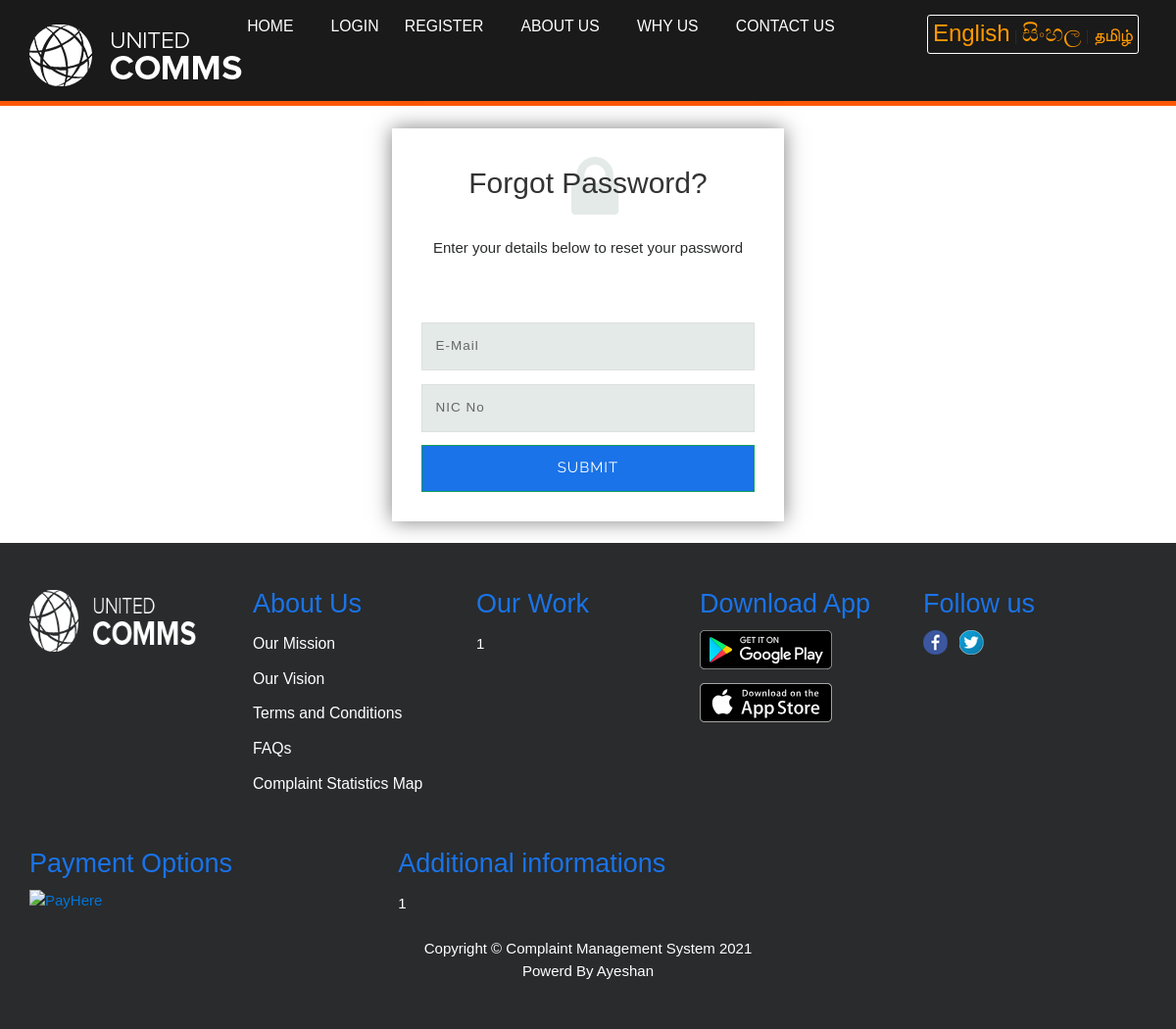
The app's page /users/forgot_password.php with its own data.
### tables this page shows
CREATE TABLE `genaralsetting` (
  `id` int(11) NOT NULL,
  `setting_name` varchar(250) NOT NULL,
  `setting_description` varchar(999) NOT NULL
);

CREATE TABLE `footerlink` (
  `id` int(11) NOT NULL,
  `name` varchar(255) NOT NULL,
  `link` varchar(255) NOT NULL
);

### users/lang.en.php (called while the page is built, shortened)
<?php
$language["Dashboard"] = "Dashboard";
$language["CMP_Not_pro"] = "Not Process Complaints";
$language["CMP_In_Pro"] = "In Process Complaints";
$language["CMP_CLosed"] = "Closed Complaint";
$language["Full_detail"] = "Full Detail";
$language['Profile_info'] = 'Profile info';
$language["s_Profile"] = " 's Profile";
$language["Last_Updated_at"] = "Last Updated at : ";
$language["Full_Name"] = "Full Name";
$language["User_Email"] = "E-Mail";
$language["nic"] = "NIC No";
$language["Contact"] = "Contact No";
$language["Address"] = "Address";
$language["Province"] = "Province";
$language["District"] = "District";
$language["City"] = "City";
$language["Grama"] = "Grama";
$language["Reg_Datea"] = "Reg Date";
$language["Zipcode"] = "Zip Code";
$language["User_Photo"] = "User Photo";
$language["New_Photo"] = "Upload New Photo";
$language["Change_Photo"] = "Change Photo";
$language["Basic_info"] = "Basic Info";
$language["Gender"] = "Gender";
$language["Birthday"] = "Birth Day";
$language["Submit"] = "Submit";
$language["logout"] = "Log Out";
$language["SelectCategory"] = "Select Category";
$language["SelectSub_Category"] = "Select Subcategory";
$language["SelectProvince"] = "Select Province";
$language["SelectDistrict"] = "Select District";
$language["SelectCity"] = "Select City";
$language["SelectComplaint_Type"] = "Select Complaint Type";
$language["Category"] = "Category";
$language["Sub_Category"] = "Sub Category";
$language["Complaint_Type"] = "Complaint Type";
$language["Nature_of_Complaint"] = "Nature of Complaint";
$language["Complaint_Details"] = "Complaint Details (max 2000 words)";
$language["Complaint_Detail"] = "Complaint Detail";
$language["finalstatus"] = "Final Status";
$language["ComplaintDoc"] = "Complaint Related Doc(if any)";
$language["ComplaintDocs"] = "Complaint Related Document";
$language["Register_Complaint"] = "Register Complaint";
$language["cmpsave"] = "Save Complaint";
$language["save"] = "Save Changes";
$language["cancel"] = "Cancel";
$language["recaptcha"] = "Click Here";
$language["Change_Password"] = "Change Password";
$language["UserChangePassword"] = "User Change Password";
$language["Current_Password"] = "Current Password";
$language["New_Password"] = "New Password";
$language["Confirm_Password"] = "Confirm Password";
$language["Complaint_History"] = "Your Complaint History";
$language["Complaint_Number"] = "Complaint Number";
$language["Complaint_type"] = "Complaint Type";
$language["Reg_Date"] = "Reg Date";
$language["last_Updation_date"] = "last Updation date";
$language["Status"] = "Status";
$language["Action"] = "Action";
$language["inProcess"] = "In Process";
?>

### users/forgot_password.php (the view, shortened to what this page needs)
<?php
include("../config/config.php");
switch($_SESSION['lang']){
case 0:
include("lang.en.php");
break;
}
?>
<!DOCTYPE html>
<html>
<head>
	<link href="css/style_login.css" rel="stylesheet" type="text/css" media="all" />
	<link href="css/font-awesome_login.css" rel="stylesheet">
	<link href="../vendor/bootstrap/css/bootstrap.min.css" rel="stylesheet">
    <link href="../vendor/font-awesome/css/font-awesome.min.css" rel="stylesheet" type="text/css">
    <link href="../css/modern-business.css" rel="stylesheet">
    <link href="../css/style_footer.css" rel="stylesheet" type="text/css">
    <link href="../css/header_bootstrap.css" rel='stylesheet' type='text/css' />
    <link href="../css/header_style.css" rel="stylesheet" type="text/css" media="all" />
</head>
<body>
	<?php include('../includes/header_second.php');?>
<br>
		<div class="main-w3lsrow">
			<div class="login-form login-form-left">
				<div class="agile-row">
					<div class="head">
						<h2><?php echo $language["Forg_Password"]; ?></h2>
						<span class="fa fa-lock"></span>
					</div>
					<span><?php echo $language["forgot_details"]; ?></span>
					<p style="padding-left:4%; padding-top:2%;  color:red">
		        	<?php if($errormsg){
echo htmlentities($errormsg);
		        		}?></p>
		        		<p style="padding-left:4%; padding-top:2%;  color:green">
		        	<?php if($msg){
echo htmlentities($msg);
		        		}?></p>
					<div class="login-agileits-top">
						<form  name="login" method="post">
							<input type="email" class="name" name="email" Placeholder="<?php echo $language["User_Email"]; ?>" required=""/>
							<input type="text" class="name" name="nic"  Placeholder="<?php echo $language["nic"]; ?>" required=""/>
							<button class="btn btn-theme btn-block" name="submit" type="submit"><?php echo $language["Submit"]; ?></button>
						</form>
					</div>
				</div>
			</div>
		</div>
		<br>
	<?php include('../includes/footer_login_register.php');?>
</body>
</html>

### includes/header_second.php (shortened to what this page needs)
    <div class="header">
        <div class="container">
            <div class="logo">
                <?php $query=mysqli_query($con,"select setting_description from genaralsetting where id=4");
                while($row=mysqli_fetch_array($query))
                {
                ?>
                <?php $logophoto=$row['setting_description'];
                if($logophoto==""):
                ?>
                <a href="index.php"><img src="/..images/logo/logo.png" class="img-responsive" alt="" width="217" height="63" /></a>
                <?php else:?>
                    <a href="../index.php"><img src="../images/logo/<?php echo htmlentities($logophoto);?>" class="img-responsive" alt="" width="217" height="63"/></a>
                <?php endif;?><?php } ?>
            </div>
            <div class="header-right">
                 <selection style="
float: right;
    margin-right: 8px;
    border: 1px solid #fff;
    border-radius: 3px;
    padding-top: 0px;
    padding-bottom: 2px;
    padding-right: 5px;
    padding-left: 5px;
    text-align: auto;
">
<a href="?lang=en"  <?php if($lang == 'en'){?> style="color:#ff9900;" <?php } ?>><font size="5px" style="color:#ff9900;">English</font></a>&nbsp;|
<a href="?lang=si"  <?php if($lang == 'si'){?> style="color:#ff9900;" <?php } ?>><font size="5px" style="color:#ff9900;">සිංහල</font></a>&nbsp;|
<a href="?lang=ta"  <?php if($lang == 'ta'){?> style="color:#ff9900;" <?php } ?>><font size="4px" style="color:#ff9900;">தமிழ்</font></a></div></selection>
                <div class="top-menu">
                    <ul>
                        <li><a href="../index.php"><?php echo $language["home"];?></a></li>
                        <li><a href="index.php"><?php echo $language["login"]; ?></a></li>
                        <li><a href="registration.php"><?php echo $language["register"]; ?></a></li>
                        <li><a href="../page.php?type=aboutus"><?php echo $language["aboutus"]; ?></a></li>
                        <li><a href="../page.php?type=whyus"><?php echo $language["whyus"]; ?></a></li>
                        <li><a href="../contact.php"><?php echo $language["contactus"]; ?></a></li>
                    </ul>
                </div>
            </div>
            <div class="clearfix"></div>
        </div>

### includes/footer_login_register.php (shortened to what this page needs)
<footer class="py-5 bg-inverse">
      <div class="container">
          <div class="ftr-grid-main">
          	<?php $query=mysqli_query($con,"select setting_description from genaralsetting where id=4");
              while($row=mysqli_fetch_array($query))
              {
              ?>
		<div class="footer-grid">
			<ul>
				<li>
	                <?php $logophoto=$row['setting_description'];
	                if($logophoto==""):
	                ?>
              				<a href="index.php"><img src="../images/logo/logo.png" class="img-responsive" alt="" width="170" height="63" /></a>
              			<?php else:?>
                  			<a href="index.php"><img src="../images/logo/<?php echo htmlentities($logophoto);?>" class="img-responsive" alt="" width="170" height="63"/></a>
              			<?php endif;?><?php } ?>
              		</li>
			</ul>
		</div>
		<div class="footer-grid">
			<h3><?php echo $language["aboutus"]; ?></h3>
			<ul>
				<li><a href="../page.php?type=mission"><?php echo $language["mission"]; ?></a></li>
				<li><a href="../page.php?type=vision"><?php echo $language["vision"]; ?></a></li>
				<li><a href="../page.php?type=terms"><?php echo $language["terms"]; ?></a></li>
				<li><a href="../page.php?type=faqs"><?php echo $language["faqs"]; ?></a></li>
				<li><a href="../map"><?php echo $language["cmpcount"]; ?></a></li>
			</ul>
		</div>
		<div class="footer-grid">
			<h3><?php echo $language["ourwork2"]; ?></h3>
			<p><?php echo $language["ourwork"]; ?></p>
		</div>
		<div class="footer-grid">
		<?php $query=mysqli_query($con,"SELECT * from footerlink where id=1");
        while($row=mysqli_fetch_array($query))
        {
        	$app = $row['link'];
        	$empty= "#";
        ?>
				<?php
				if($app==$empty)
	        	{?>
	        	<?php }
                      else {?>
                      	<h3><?php echo $language["downloadapp"]; ?></h3>
					<ul class="downloadapp-icon">
	        		<li><a href="<?php echo $app;?>" class="android"> </a></li>
				<?php } ?>
                      <?php }?>
                      <?php $query=mysqli_query($con,"SELECT * from footerlink where id=6");
        while($row=mysqli_fetch_array($query))
        {
        	$apple = $row['link'];
        	$empty= "#";
        ?>
				<?php
				if($apple==$empty)
	        	{?>
	        	<?php }
	        	else {?>
					<ul class="downloadappapple-icon">
	        		<li><a href="<?php echo $apple;?>" target="_blank" class="apple"> </a></li>
				<?php } ?>
                      <?php }?>
			</ul>
		</div>
		<div class="footer-grid">
		<?php $query=mysqli_query($con,"SELECT * from footerlink where id=2");
        while($row=mysqli_fetch_array($query))
        {
        	$fb = $row['link'];
        	$empty= "#";
        ?>
        <?php
				if($fb==$empty)
	        	{?>
	        	<?php }
                      else {?>
                      	<h3><?php echo $language["followus"]; ?></h3>
					<ul class="social-icon">
					<li><a href="<?php echo $fb;?>" class="fb"> </a></li>
				<?php } ?>
                      <?php }?>
			<?php $query=mysqli_query($con,"SELECT * from footerlink where id=3");
        while($row=mysqli_fetch_array($query))
        {
        	$twiter = $row['link'];
        	$empty= "#";
        ?>
        <?php
				if($twiter==$empty)
	        	{?>
	        	<?php }
                      else {?>
					<li><a href="<?php echo $twiter;?>" class="tw"> </a></li>
				<?php } ?>
                      <?php }?>
			</ul>
		</div>
    </div>
    <div class="ftr-bottom">
    	<div class="ftr-bottom-grid">
    		<h3><?php echo $language["payoption"]; ?></h3>
			<ul>
			   <a href="https://www.payhere.lk" target="_blank"><img src="https://www.payhere.lk/downloads/images/payhere_short_banner.png" alt="PayHere" width="250"/></a>
			</ul>
    	</div>
    	<div class="ftr-bottom-grid">
    		<h3><?php echo $language["addiinfo2"]; ?></h3>
			<p><?php echo $language["addiinfo"]; ?></p>
    	</div>
    	<div>
    		<br>
    		<?php
    		$query=mysqli_query($con,"SELECT setting_description FROM genaralsetting where id=3");
                   while($row=mysqli_fetch_array($query))
                   {
				$currentyear = date( 'Y', time () );
    		?>
    		<?php $query=mysqli_query($con,"SELECT * from footerlink where id=4");
            while($row=mysqli_fetch_array($query))
            {
            	$copyright = $row['name'];
            ?>
            <?php
            if(empty($copyright))
            {?>
	        <?php }
                  else {?>
    			<p class="m-0 text-center text-white">Copyright &copy; <a href="<?php echo htmlentities($row['link']);?>" style="color: white"><?php echo htmlentities($row['name']);?></a> <?php echo $currentyear;?></p>
    		<?php } ?>
    		<?php $query=mysqli_query($con,"SELECT * from footerlink where id=5");
            while($row=mysqli_fetch_array($query))
            {
            	$made = $row['name'];
            ?>
            <?php
            if(empty($made))
            {?>
	        <?php }
                  else {?>
    			<p class="m-0 text-center text-white"><a href="<?php echo htmlentities($row['link']);?>" style="color: white"><?php echo ($row['name']);?></p></a>
    		<?php } ?>
    	</div><?php } ?><?php } ?><?php } ?>
    </div>
</div>
  </footer>

### users/css/style_login.css (style rules this page uses)
ol,ul { list-style:none;margin:0px;padding:0px; }
a { text-decoration:none; }
body { background: url(../images/bg2.jpg)repeat 0px 0px; background-attachment: fixed; -webkit-background-size: cover; -moz-background-size: cover; background-size: cover; font-family: 'Raleway', sans-serif; }
h1,h2,h3,h4,h5 { font-family: 'Raleway', sans-serif; }
.head { position: relative; z-index: 1; }
.login-form h2 { font-size: 2em; color: #333; text-align: center; margin-bottom: 1.5em; line-height: 0.7em; letter-spacing: 0px; }
span.fa.fa-lock { position: absolute; font-size: 75px; color: #e4eae7; left: 45%; top: -100%; z-index: -1; }
.main-w3lsrow { margin: 0 auto; background: #fff; max-width: 400px; padding: 3em 2em 2em; text-align: center; -webkit-box-shadow: 0px 0px 20px 0px rgba(0, 0, 0, 0.5); -moz-box-shadow: 0px 0px 20px 0px rgba(0, 0, 0, 0.5); box-shadow: 0px 0px 20px 0px rgba(0, 0, 0, 0.5); }
.login-form input[type="text"], .login-form input[type="password"], .login-form input[type="email"], .login-form select[name="province"] { outline: none; font-size: .9em; letter-spacing: 1px; color: #666; padding: 1em 1em; margin: 0; width: 100%; box-sizing: border-box; margin-bottom: 1em; -webkit-appearance: none; display: block; border: 1px solid #dde0df; background: #e4eae7; }
.login-form p { font-size: 0.9em; color: #fff; margin: 1.5em 0 .8em; font-weight: 200; letter-spacing: 2px; text-align: center; }
.login-form button[type="submit"] { font-size: 1em; color: #ffffff; background: #1a73e8; border: 1px solid #0f9d58; outline: none; cursor: pointer; padding: .8em 1em; letter-spacing: 1px; -webkit-appearance: none; text-transform: uppercase; width: 100%; -webkit-border-radius: 0px; -moz-border-radius: 0px; -ms-border-radius: 0px; -o-border-radius: 0px; border-radius: 0px; transition: 0.5s all; -webkit-transition: 0.5s all; -moz-transition: 0.5s all; -o-transition: 0.5s all; -ms-transition: 0.5s all; font-family: 'Raleway', sans-serif; }

### css/modern-business.css (style rules this page uses)
body { padding-top: 54px; }
@media (min-width: 992px) { body { padding-top: 56px; } }

### css/style_footer.css (style rules this page uses)
.footer-grid h3 { font-size: 1.8em; color:#1a73e8; margin-bottom: 0.4em; font-family: 'Ubuntu', sans-serif; }
.footer-grid { float: left; width: 20%; }
.footer-grid ul li a { font-size: 1.05em; color:#ffffff; line-height: 1.8em; }
.footer-grid ul li { margin-bottom: 0.5em; }
.footer-grid p { font-size: 1em; color:#ffffff; line-height: 1.8em; width: 80%; }
.footer-grid ul.social-icon li { display:inline-block; }
.footer-grid ul.social-icon li a { background: url(../images/footer/t-icn.png)no-repeat; width: 25px; height: 25px; display: inline-block; margin-right: 0.5em; }
.footer-grid ul.downloadapp-icon li a { background: url(../images/footer/google-play-badge.svg)no-repeat; width: 140px; height: 40px; display: inline-block; margin-right: 0.5em; }
.footer-grid ul.downloadapp-icon li a.android { background-position: 0px 0px; }
.footer-grid ul.downloadappapple-icon li a { background: url(../images/footer/app-store-apple.svg)no-repeat; width: 140px; height: 40px; display: inline-block; margin-right: 0.5em; }
.footer-grid ul.downloadappapple-icon li a.apple { background-position: 0px 0px; }
.footer-grid ul.social-icon li a.fb { background-position: 0px 0px; }
.footer-grid ul.social-icon li a.tw { background-position: -27px 0px; }
.ftr-bottom-grid { float: left; width: 33%; }
.ftr-bottom { margin-top: 3em; }
.ftr-bottom-grid h3 { font-size: 1.8em; color: #1a73e8; margin-bottom: 0.4em; font-family: 'Ubuntu', sans-serif; }
.ftr-bottom-grid p { font-size: 1em; color:#ffffff; line-height: 1.8em; width: 90%; }
@media (max-width:1366px) { .footer-grid p { width: 85%; } }
@media (max-width:1280px) { .footer-grid p { width: 93%; } }

### records on screen
genaralsetting: setting_description (picture)
footerlink: name "Complaint Management System", currentyear "2021"
footerlink: name "Powerd By Ayeshan"

### other values on screen
$language["home"] "HOME"
$language["login"] "LOGIN"
$language["register"] "REGISTER"
$language["aboutus"] "ABOUT US"
$language["whyus"] "WHY US"
$language["contactus"] "CONTACT US"
$language["Forg_Password"] "Forgot Password?"
$language["forgot_details"] "Enter your details below to reset your password"
$language["Submit"] "SUBMIT"
$language["aboutus"] "About Us"
$language["mission"] "Our Mission"
$language["vision"] "Our Vision"
$language["terms"] "Terms and Conditions"
$language["faqs"] "FAQs"
$language["cmpcount"] "Complaint Statistics Map"
